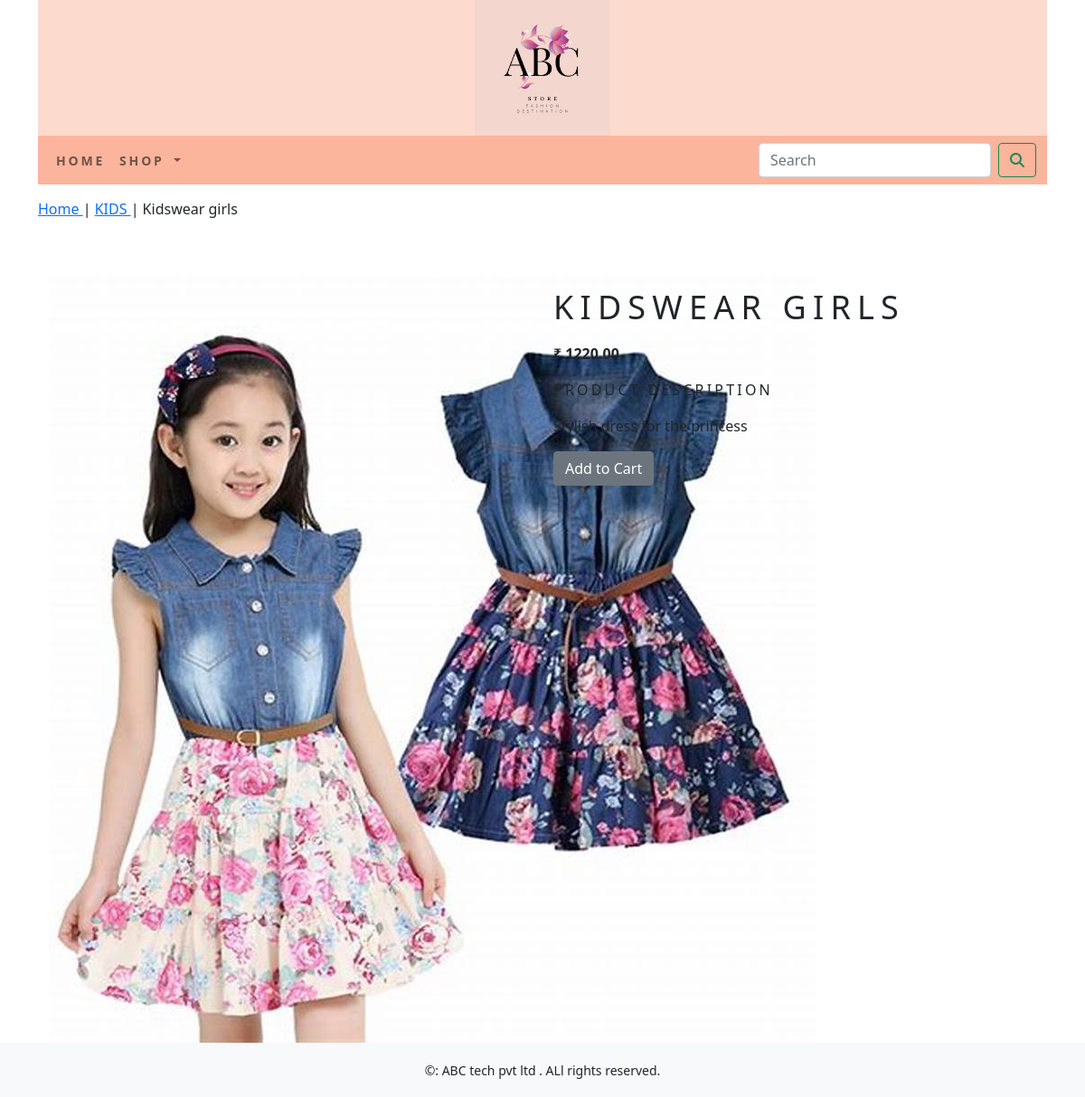
Screenshot of /kids/kidswear-girls with the database file from the repository.
### shop/models.py (models this page shows, shortened)
class Product(models.Model):
    name = models.CharField(max_length=250, unique=True)
    slug = models.SlugField(max_length=250, unique=True)
    description = models.TextField(blank=True)
    price=models.DecimalField(max_digits=10,decimal_places=2)
    category=models.ForeignKey(Category,on_delete=models.CASCADE)
    image = models.ImageField(upload_to='category', blank=True)
    stock=models.IntegerField()
    available=models.BooleanField(default=True)
    created=models.DateTimeField(auto_now_add=True)
    updated=models.DateTimeField(auto_now=True)
    class Meta:
        ordering = ('name',)
        verbose_name = ('product')
        verbose_name_plural = ('products')

class Category(models.Model):
    name=models.CharField(max_length=250,unique=True)
    slug=models.SlugField(max_length=250,unique=True)
    description=models.TextField(blank=True)
    image=models.ImageField(upload_to='category',blank=True)
    class Meta:
        ordering=('name',)
        verbose_name='category'
        verbose_name_plural='categories'
    def get_url(self):
        return reverse('shop:products_by_category',args=[self.slug])
    def __str__ (self):
        return '{}'.format (self.name)

### shop/views.py (the view)
# urls.py: path('<slug:c_slug>/<slug:product_slug>',views.proDetail,name='prodCatdetail'),
def proDetail(request,c_slug,product_slug):
    try:
        product=Product.objects.get(category__slug=c_slug,slug=product_slug)
    except Exception as e:
        raise e
    return render(request,'product.html',{'product':product})

### cart/context_processors.py (called while the page is built)
def counter(request):
    item_count=0
    if 'admin' in request.path:
        return {}
    else:
        try:
            cart=Cart.objects.filter(cart_id=_cart_id(request))
            cart_items=CartItem.objects.all().filter(cart=cart[:1])
            for cart_item in cart_items:
                item_count += cart_item.quantity
        except Cart.DoesNotExist:
            item_count=0
    return dict(item_count=item_count)

### cart/views.py (called while the page is built)
def _cart_id(request):
    cart=request.session.session_key
    if not cart:
        cart=request.session.create()
    return cart

### shop/context_processors.py (called while the page is built)
def menu_links(request):
    links=Category.objects.all()
    return dict(links=links)

### template/product.html (shortened to what this page needs)
{% extends 'base.html' %}
{% load static %}
{% block content %}
<div class="row my_prod_row_class">
    <div class="mx-auto">
        <p>
            <a href="{% url 'shop:allProdCat' %}">
                Home
            </a>|
            <a href="{{product.category.get_url}}">
                {{product.category}}
            </a>|
                {{product.name}}
        </p>
    </div>
</div>
<div class="container">
<br>
<div class="row">
    <div class="col-12 col-sm-12 col-md-12 col-lg-6 text-center">
        <div style="min-width:18rem;">
            <img src="{{product.image.url}}" alt="{{product.name}}">
        </div>
    </div>
    <div class="col-12 col-sm-12 col-md-12 col-lg-6">
        <div>
            <h1 class="my_prod_title">{{product.name}}</h1>
            <p><b>₹ {{product.price}}</b></p>
            <p class="my_title">product description</p>
            <p class="text-justify my_prod_text">{{product.description}}</p>
            {% if product.stock <= 0 %}
            <p><b>Out of stock</b></p>
            {% else %}
            <a class="btn btn-secondary" href="{% url 'cart:add_cart' product.id %}">Add to Cart</a>
            {% endif %}
        </div>
    </div>
</div>
</div>
{% endblock %}

### shop/static/css/custom.css (style rules this page uses)
.my_title { font-size:16px; text-transform:uppercase; letter-spacing:.2em; }
.my_prod_row_class { padding-top:15px; padding-bottom:20px; }
.my_prod_title { font-size:36px; text-transform:uppercase; letter-spacing:.2em; padding-top:15px; padding-bottom:10px; }
.my_prod_text { padding-right:20px; }

### rows the page displays
Product: category "KIDS", name "Kidswear girls", image (picture), name "KIDSWEAR GIRLS", price "1220.00", description "Stylish dress for the princess"
